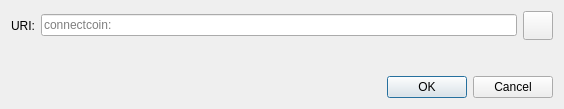
<?xml version="1.0" encoding="UTF-8"?>
<ui version="4.0">
 <class>OpenURIDialog</class>
 <widget class="QDialog" name="OpenURIDialog">
  <property name="geometry">
   <rect>
    <x>0</x>
    <y>0</y>
    <width>564</width>
    <height>109</height>
   </rect>
  </property>
  <property name="windowTitle">
   <string>Open ConnectCoin URI</string>
  </property>
  <layout class="QVBoxLayout" name="verticalLayout">
   <item>
    <layout class="QHBoxLayout" name="horizontalLayout">
     <item>
      <widget class="QLabel" name="label">
       <property name="text">
        <string>URI:</string>
       </property>
      </widget>
     </item>
     <item>
      <widget class="QValidatedLineEdit" name="uriEdit">
       <property name="placeholderText">
        <string notr="true">connectcoin:</string>
       </property>
      </widget>
     </item>
     <item>
      <widget class="QToolButton" name="pasteButton">
       <property name="toolTip">
        <string extracomment="Tooltip text for button that allows you to paste an address that is in your clipboard.">Paste address from clipboard</string>
       </property>
       <property name="text">
        <string/>
       </property>
       <property name="icon">
        <iconset resource="../bitcoin.qrc">
         <normaloff>:/icons/editpaste</normaloff>:/icons/editpaste
        </iconset>
       </property>
       <property name="iconSize">
        <size>
         <width>22</width>
         <height>22</height>
        </size>
       </property>
      </widget>
     </item>
    </layout>
   </item>
   <item>
    <spacer name="verticalSpacer">
     <property name="orientation">
      <enum>Qt::Vertical</enum>
     </property>
     <property name="sizeHint" stdset="0">
      <size>
       <width>20</width>
       <height>40</height>
      </size>
     </property>
    </spacer>
   </item>
   <item>
    <widget class="QDialogButtonBox" name="buttonBox">
     <property name="orientation">
      <enum>Qt::Horizontal</enum>
     </property>
     <property name="standardButtons">
      <set>QDialogButtonBox::Cancel|QDialogButtonBox::Ok</set>
     </property>
    </widget>
   </item>
  </layout>
 </widget>
 <customwidgets>
  <customwidget>
   <class>QValidatedLineEdit</class>
   <extends>QLineEdit</extends>
   <header>qt/qvalidatedlineedit.h</header>
  </customwidget>
 </customwidgets>
 <resources/>
 <connections>
  <connection>
   <sender>buttonBox</sender>
   <signal>accepted()</signal>
   <receiver>OpenURIDialog</receiver>
   <slot>accept()</slot>
   <hints>
    <hint type="sourcelabel">
     <x>248</x>
     <y>254</y>
    </hint>
    <hint type="destinationlabel">
     <x>157</x>
     <y>274</y>
    </hint>
   </hints>
  </connection>
  <connection>
   <sender>buttonBox</sender>
   <signal>rejected()</signal>
   <receiver>OpenURIDialog</receiver>
   <slot>reject()</slot>
   <hints>
    <hint type="sourcelabel">
     <x>316</x>
     <y>260</y>
    </hint>
    <hint type="destinationlabel">
     <x>286</x>
     <y>274</y>
    </hint>
   </hints>
  </connection>
 </connections>
</ui>
